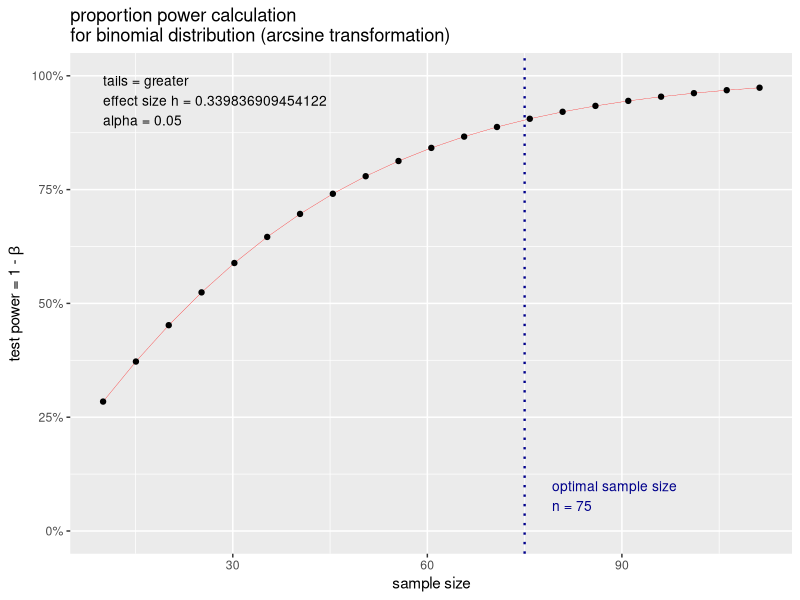
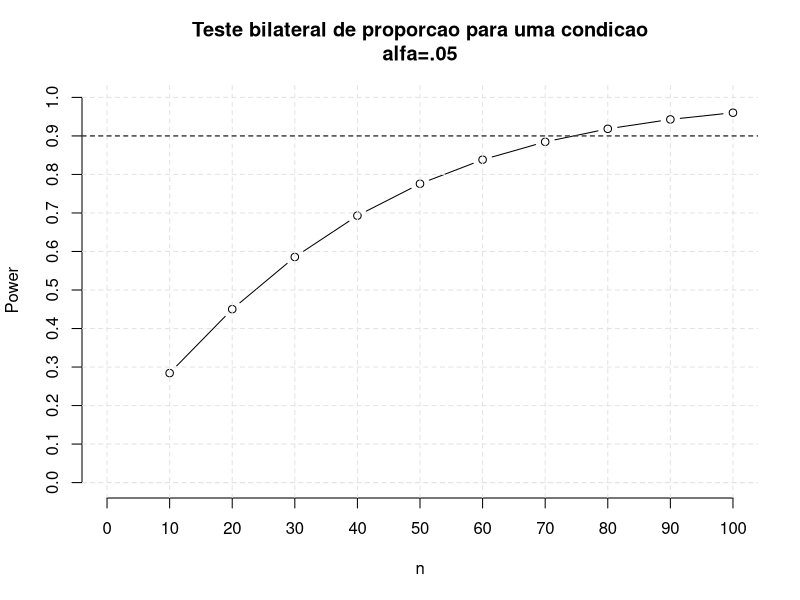
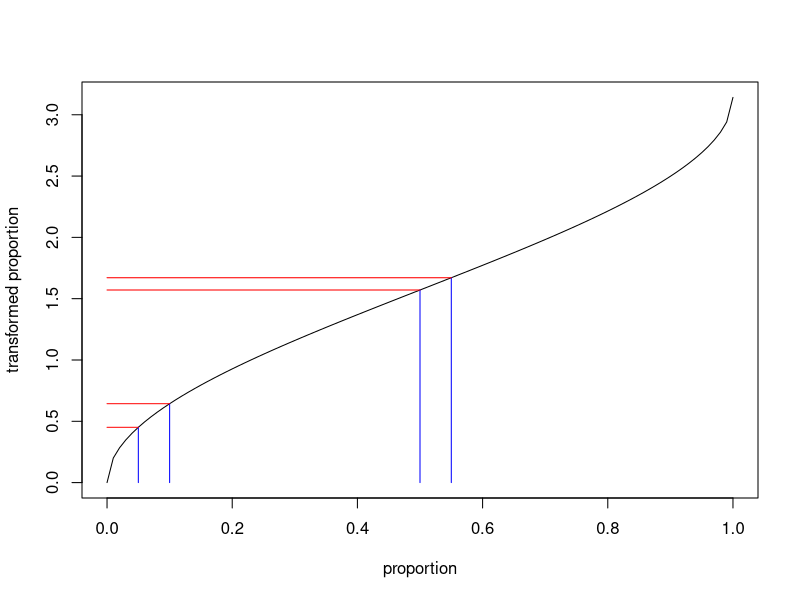
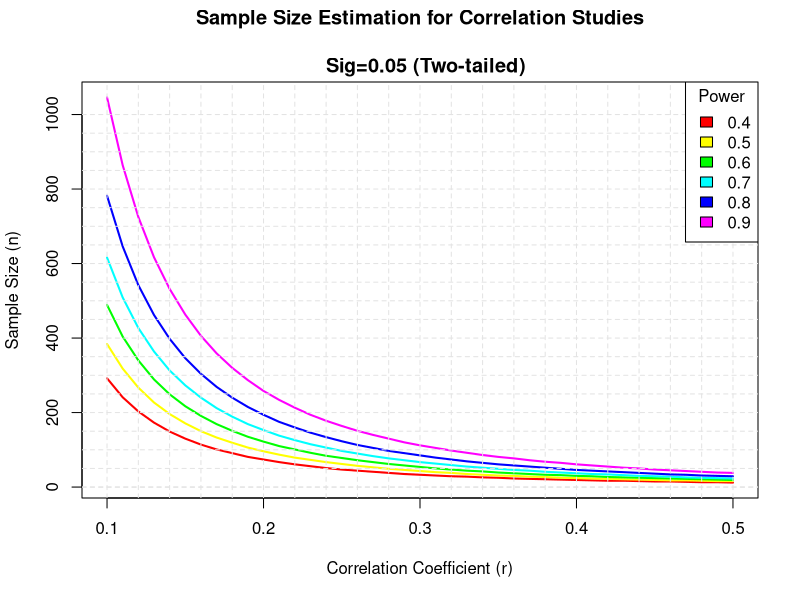
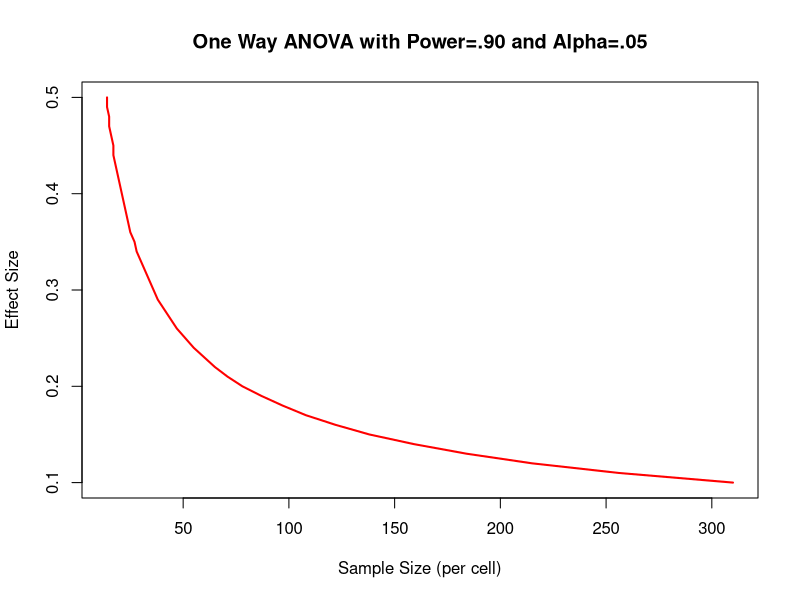
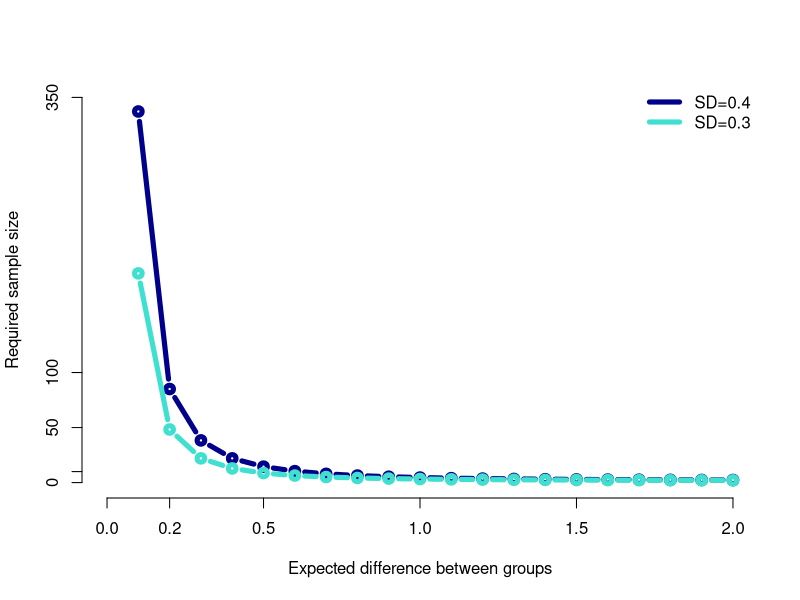

These charts were generated, in order, by the following R code:
# https://www.statmethods.net/stats/power.html 
# https://cran.r-project.org/web/packages/pwr/vignettes/pwr-vignette.html
# https://advstats.psychstat.org/book/power/index.php
# https://livebook.manning.com/book/r-in-action/chapter-10/141
# http://psychstat.org/correlation
# https://stats.idre.ucla.edu/r/dae/power-analysis-for-two-group-independent-sample-t-test/
# https://rcompanion.org/rcompanion/b_02.html
# http://www.biostathandbook.com/power.html
# https://publicifsv.sund.ku.dk/~tag/Teaching/share/R-tutorials/Basic-statistics/Power.html


library(pwr)
poder <- .9
alfa <- 0.05
nmin <- 10
nmax <- 100
pH0 <- 1/2
pH1 <- 2/3
power.prop.test(p1 = pH0, p2 = pH1, sig.level = alfa, power = poder,
                alternative = "one.sided")
out <- pwr::pwr.p.test(h = pwr::ES.h(p1 = pH1, p2 = pH0),
           sig.level = alfa,
           power = poder,
           alternative = "greater")
print(out)
plot(out)

samplesizes <- seq(from=nmin,to=nmax,by=10)
out <- pwr::pwr.p.test(h = pwr::ES.h(p1 = pH0, p2 = pH1),
                       sig.level = alfa,
                       n=samplesizes,
                       alternative = "less")
power.samplesizes <- out$power

plot(samplesizes,
     power.samplesizes,
     xlim=c(0,nmax),
     main="Teste bilateral de proporcao para uma condicao\nalfa=.05",
     xlab="n",
     ylab="Power",
     ylim=c(0,1),
     type="b",
     col="black",
     lwd=1,axes=FALSE)
axis(1,at=seq(0,nmax,10))
axis(2,at=seq(0,1,.1))
xrange <- range(samplesizes)
yrange <- round(range(power.samplesizes))
abline(v=0, h=seq(0,yrange[2],.1), lty=2, col="grey89")
abline(h=0, v=seq(xrange[1],xrange[2],10), lty=2,
       col="grey89")
abline(h=poder,lty=2)

pwr::cohen.ES(test = "p", size = "small")
pwr::pwr.2p2n.test(h = 0.2, n1 = 543, n2 = 675, sig.level = alfa)

pwr::cohen.ES(test = "r", size = "medium")
pwr::pwr.r.test(r="medium", power=poder)
pwr::pwr.p.test(h = c(0.2,0.5,0.8),
           n = 20,
           sig.level = alfa)
n <- seq(nmin,nmax,10)
p.out <- pwr.p.test(h = 0.5,
                    n = n,
                    sig.level = alfa)
data.frame(n, power = sprintf("%.2f%%", p.out$power * 100))
addSegs <- function(p1, p2){
  tp1 <- ES.h(p1, 0); tp2 <- ES.h(p2, 0)
  segments(p1,0,p1,tp1, col="blue"); segments(p2,0,p2,tp2,col="blue")
  segments(0, tp1, p1, tp1, col="red"); segments(0, tp2, p2, tp2, col="red")
}

curve(expr = ES.h(p1 = x, p2 = 0), xlim = c(0,1),
      xlab = "proportion", ylab = "transformed proportion")
addSegs(p1 = 0.50, p2 = 0.55) # 50% vs 55%
addSegs(p1 = 0.05, p2 = 0.10) # 5% vs 10%

# Plot sample size curves for detecting correlations of
# various sizes.

# range of correlations
r <- seq(.1,.5,.01)
nr <- length(r)

# power values
p <- seq(.4,.9,.1)
np <- length(p)

# obtain sample sizes
samsize <- array(numeric(nr*np), dim=c(nr,np))
for (i in 1:np){
  for (j in 1:nr){
    result <- pwr.r.test(n = NULL, r = r[j],
                         sig.level = alfa, power = p[i],
                         alternative = "two.sided")
    samsize[j,i] <- ceiling(result$n)
  }
}

# set up graph
xrange <- range(r)
yrange <- round(range(samsize))
colors <- rainbow(length(p))
plot(xrange, yrange, type="n",
     xlab="Correlation Coefficient (r)",
     ylab="Sample Size (n)" )

# add power curves
for (i in 1:np){
  lines(r, samsize[,i], type="l", lwd=2, col=colors[i])
}

# add annotation (grid lines, title, legend)
abline(v=0, h=seq(0,yrange[2],50), lty=2, col="grey89")
abline(h=0, v=seq(xrange[1],xrange[2],.02), lty=2,
       col="grey89")
title("Sample Size Estimation for Correlation Studies\n
  Sig=0.05 (Two-tailed)")
legend("topright", title="Power", as.character(p),
       fill=colors)

# Sample sizes for detecting significant effects in a one-way ANOVA
# R in Action
library(pwr)
es <- seq(.1, .5, .01)
nes <- length(es)

samsize <- NULL
for (i in 1:nes){
  result <- pwr.anova.test(k=5, f=es[i], sig.level=alfa, power=poder)
  samsize[i] <- ceiling(result$n)
}

plot(samsize,es, type="l", lwd=2, col="red",
     ylab="Effect Size",
     xlab="Sample Size (per cell)",
     main="One Way ANOVA with Power=.90 and Alpha=.05")

# install.packages("piface", repos="http://R-Forge.R-project.org")
# library(piface)
# piface()

differences <- seq(from=0.1,to=2,by=0.1)
samplesize.sd04 <- sapply(differences,
                          function(d){power.t.test(power=poder,
                                                   delta=d,
                                                   sd=0.4,
                                                   type="two.sample")$n})
samplesize.sd03 <- sapply(differences,
                          function(d){power.t.test(power=poder,
                                                   delta=d,
                                                   sd=0.3,
                                                   type="two.sample")$n})
plot(differences,
     samplesize.sd04,
     xlim=c(0,2),
     xlab="Expected difference between groups",
     ylab="Required sample size",
     ylim=c(0,350),
     type="b",
     col="darkblue",
     lwd=5,axes=FALSE)
lines(differences, samplesize.sd03,col="turquoise",lwd=5,type="b")
axis(1,at=c(0,0.2,0.5,1,1.5,2))
axis(2,at=c(350,100,50,10,0))
legend(x="topright",lwd=5,bty="n",legend=c("SD=0.4","SD=0.3"),col=c("darkblue","turquoise"))
